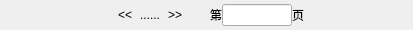
<?xml version="1.0" encoding="UTF-8"?>
<ui version="4.0">
 <class>CMultiPage</class>
 <widget class="QWidget" name="CMultiPage">
  <property name="geometry">
   <rect>
    <x>0</x>
    <y>0</y>
    <width>413</width>
    <height>30</height>
   </rect>
  </property>
  <property name="windowTitle">
   <string>Form</string>
  </property>
  <layout class="QHBoxLayout" name="horizontalLayout">
   <property name="spacing">
    <number>0</number>
   </property>
   <property name="leftMargin">
    <number>0</number>
   </property>
   <property name="topMargin">
    <number>0</number>
   </property>
   <property name="rightMargin">
    <number>0</number>
   </property>
   <property name="bottomMargin">
    <number>0</number>
   </property>
   <item>
    <spacer name="horizontalSpacer">
     <property name="orientation">
      <enum>Qt::Horizontal</enum>
     </property>
     <property name="sizeHint" stdset="0">
      <size>
       <width>40</width>
       <height>20</height>
      </size>
     </property>
    </spacer>
   </item>
   <item>
    <widget class="QLabel" name="previousPageLabel">
     <property name="minimumSize">
      <size>
       <width>30</width>
       <height>30</height>
      </size>
     </property>
     <property name="text">
      <string>&lt;&lt;</string>
     </property>
     <property name="alignment">
      <set>Qt::AlignCenter</set>
     </property>
    </widget>
   </item>
   <item>
    <widget class="QWidget" name="leftPagesWidget" native="true">
     <property name="minimumSize">
      <size>
       <width>0</width>
       <height>30</height>
      </size>
     </property>
    </widget>
   </item>
   <item>
    <widget class="QLabel" name="leftSeparateLabel">
     <property name="minimumSize">
      <size>
       <width>0</width>
       <height>30</height>
      </size>
     </property>
     <property name="text">
      <string>...</string>
     </property>
     <property name="alignment">
      <set>Qt::AlignCenter</set>
     </property>
    </widget>
   </item>
   <item>
    <widget class="QWidget" name="centerPagesWidget" native="true">
     <property name="minimumSize">
      <size>
       <width>0</width>
       <height>30</height>
      </size>
     </property>
    </widget>
   </item>
   <item>
    <widget class="QLabel" name="rightSeparateLabel">
     <property name="minimumSize">
      <size>
       <width>0</width>
       <height>30</height>
      </size>
     </property>
     <property name="text">
      <string>...</string>
     </property>
     <property name="alignment">
      <set>Qt::AlignCenter</set>
     </property>
    </widget>
   </item>
   <item>
    <widget class="QWidget" name="rightPagesWidget" native="true">
     <property name="minimumSize">
      <size>
       <width>0</width>
       <height>30</height>
      </size>
     </property>
    </widget>
   </item>
   <item>
    <widget class="QLabel" name="nextPageLabel">
     <property name="minimumSize">
      <size>
       <width>30</width>
       <height>30</height>
      </size>
     </property>
     <property name="text">
      <string>&gt;&gt;</string>
     </property>
     <property name="alignment">
      <set>Qt::AlignCenter</set>
     </property>
    </widget>
   </item>
   <item>
    <spacer name="horizontalSpacer_3">
     <property name="orientation">
      <enum>Qt::Horizontal</enum>
     </property>
     <property name="sizeType">
      <enum>QSizePolicy::Fixed</enum>
     </property>
     <property name="sizeHint" stdset="0">
      <size>
       <width>20</width>
       <height>20</height>
      </size>
     </property>
    </spacer>
   </item>
   <item>
    <widget class="QLabel" name="label_5">
     <property name="minimumSize">
      <size>
       <width>0</width>
       <height>30</height>
      </size>
     </property>
     <property name="text">
      <string>第</string>
     </property>
     <property name="alignment">
      <set>Qt::AlignCenter</set>
     </property>
    </widget>
   </item>
   <item>
    <widget class="QLineEdit" name="pageLineEdit">
     <property name="minimumSize">
      <size>
       <width>70</width>
       <height>0</height>
      </size>
     </property>
     <property name="maximumSize">
      <size>
       <width>50</width>
       <height>16777215</height>
      </size>
     </property>
     <property name="alignment">
      <set>Qt::AlignCenter</set>
     </property>
    </widget>
   </item>
   <item>
    <widget class="QLabel" name="label_6">
     <property name="minimumSize">
      <size>
       <width>0</width>
       <height>30</height>
      </size>
     </property>
     <property name="text">
      <string>页</string>
     </property>
     <property name="alignment">
      <set>Qt::AlignCenter</set>
     </property>
    </widget>
   </item>
   <item>
    <spacer name="horizontalSpacer_2">
     <property name="orientation">
      <enum>Qt::Horizontal</enum>
     </property>
     <property name="sizeHint" stdset="0">
      <size>
       <width>40</width>
       <height>20</height>
      </size>
     </property>
    </spacer>
   </item>
  </layout>
 </widget>
 <resources/>
 <connections/>
</ui>
